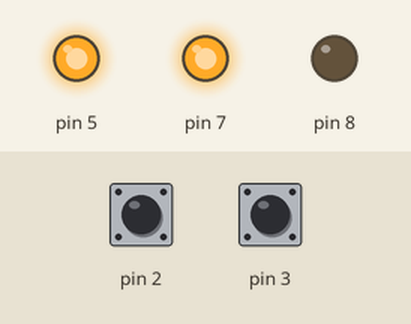
Bench run of a sketch on a simulated Arduino Uno, built with avr-gcc and run on an emulated ATmega328P. Shown: output pins drawn as LEDs (lit = HIGH). The inputs (shaded band) are chosen by the test bench; at power-on: pin 2 HIGH, pin 3 HIGH. What the sketch prints to the serial monitor is not drawn.

Above: at 0.1 s.
Timing chart, 0 to 1.6 s (numbered marks = the images above):
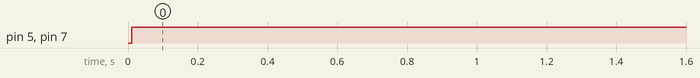

Measured:
- by itself, pin 5, pin 7: LOW → HIGH at 0.01 s

The sketch:

PID_FINAL.ino
```cpp
#include <Wire.h>
#include <LiquidCrystal_I2C.h>
#include <TimerOne.h>
LiquidCrystal_I2C lcd(0x27, 20, 4);

#define Kp 20
#define Ki 0.0001
#define Kd 0
byte degree[8] = {
  0B01110,
  0B01010,
  0B01110,
  0B00000,
  0B00000,
  0B00000,
  0B00000,
  0B00000
};

volatile unsigned int temp, counter = 0;
float T;
float Setpoint, goc;
double E, E1, E2;
double alpha, beta, gamma;
double Output, LastOutput;

void setup() {
  Serial.begin(9600);
  pinMode(2, INPUT_PULLUP);
  pinMode(3, INPUT_PULLUP);
  pinMode(5, OUTPUT);
  pinMode(7, OUTPUT);
  pinMode(8, OUTPUT);
  //  lcd.init();
  //  lcd.backlight();
  //  lcd.clear();
  //TCCR2B = TCCR2B & B11111000 | B00000001;
  TCCR1B = TCCR1B & 0b11111000 | 1;
  Setpoint = 30; goc = 0;
  E = 0; E1 = 0; E2 = 0;
  Output = 0; LastOutput = 0; T = 0.01;
  attachInterrupt(0, ai0, RISING);
  attachInterrupt(1, ai1, RISING);
  Timer1.initialize(10000);
  Timer1.attachInterrupt(PID);

}
void loop() {
  //  lcd.clear();
  //  lcd.print("Goc quay: ");
  //  lcd.setCursor(10, 0);
  //  lcd.print(goc);
  //delay(10);
}
void ai0() {
  if (digitalRead(3) == LOW) {
    counter++;
  } else {
    counter--;
  }
}
void ai1() {
  if (digitalRead(2) == LOW) {
    counter--;
  } else {
    counter++;
  }
}
void PID()
{
  if ( counter != temp ) {
    //float vitri = 1.0 * counter * 360 / 1200;

    long x;
    x = constrain(counter, 0, 1200);
    goc = map(x, 0, 1200, 0, 359);
    if (goc > 180) goc = 0;
    temp = counter;
  }
  //vitri = map(goc, 0, 359, 0, 255);
  E = Setpoint - goc;
  alpha = 2 * T * Kp + Ki * T * T + 2 * Kd;
  beta = T * T * Ki - 4 * Kd - 2 * T * Kp;
  gamma = 2 * Kd;
  Output = (alpha * E + beta * E1 + gamma * E2 + 2 * T * LastOutput) / (2 * T);
  LastOutput = Output;
  E2 = E1;
  E1 = E;

  if (Output > 255) Output = 255;
  if (Output < 0) Output = 0;
  analogWrite(5, Output);
  digitalWrite(7, 1);
  digitalWrite(8, 0);

  Serial.println(goc);
  //  lcd.clear();
  //  lcd.print("Goc quay: ");
  //  lcd.setCursor(10, 0);
  //  lcd.print(goc);
}
```
